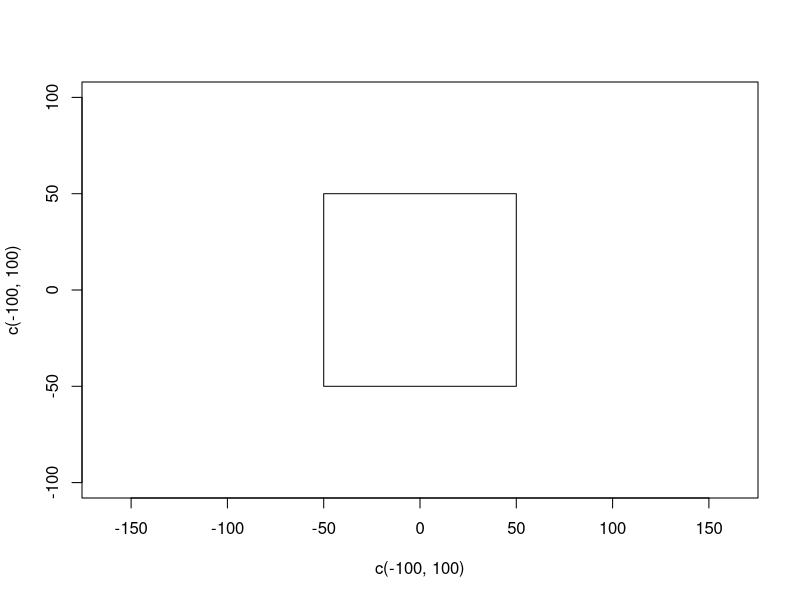
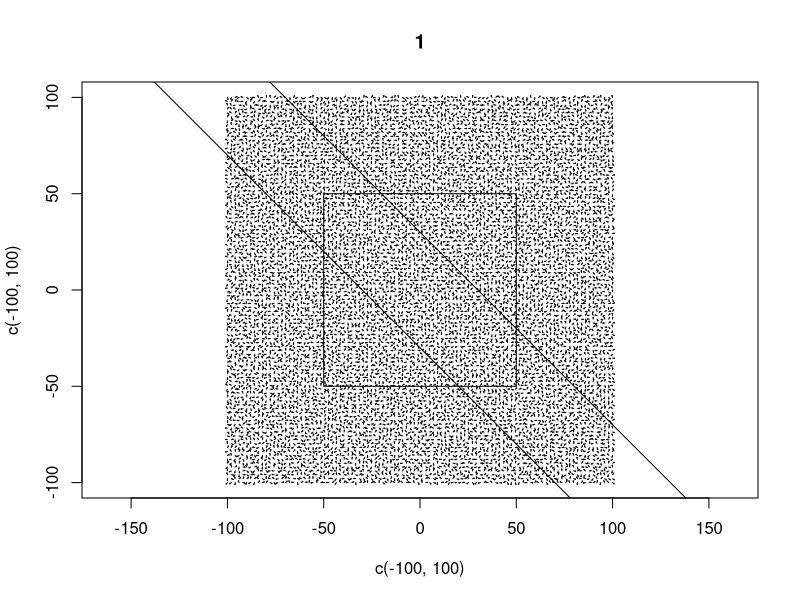
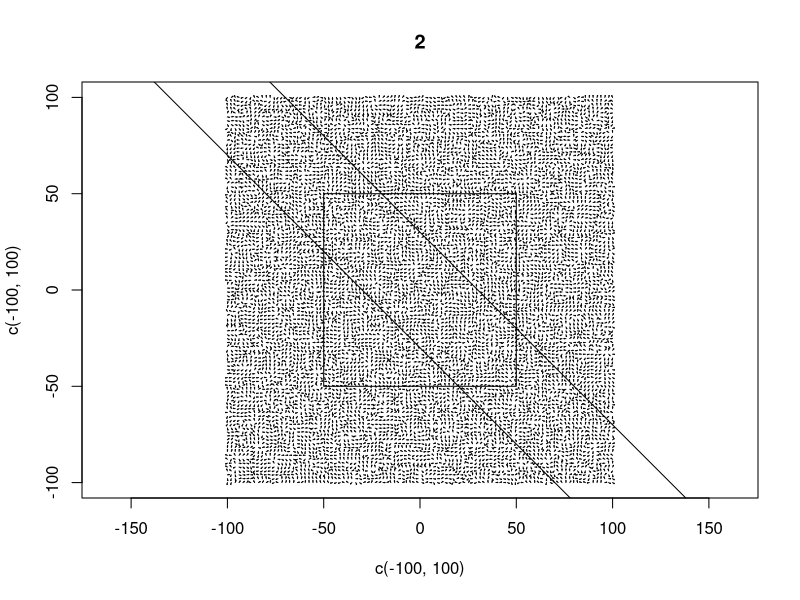
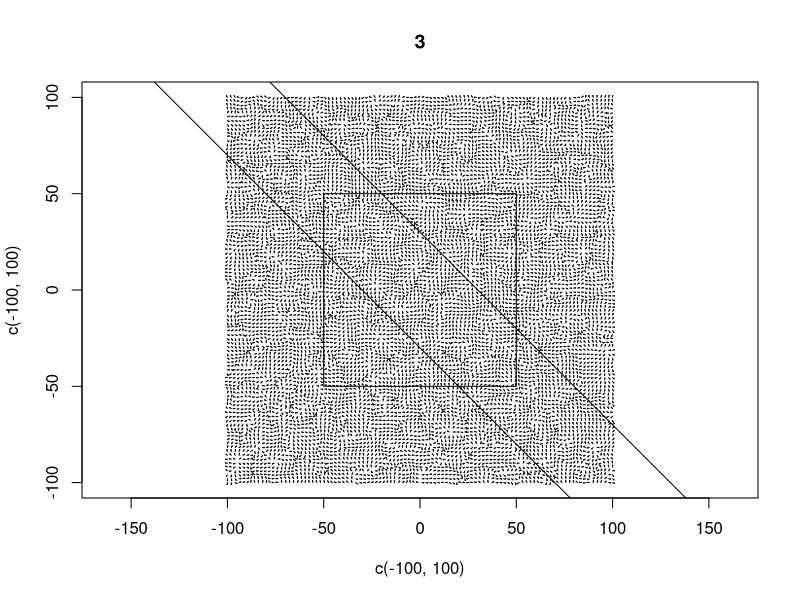
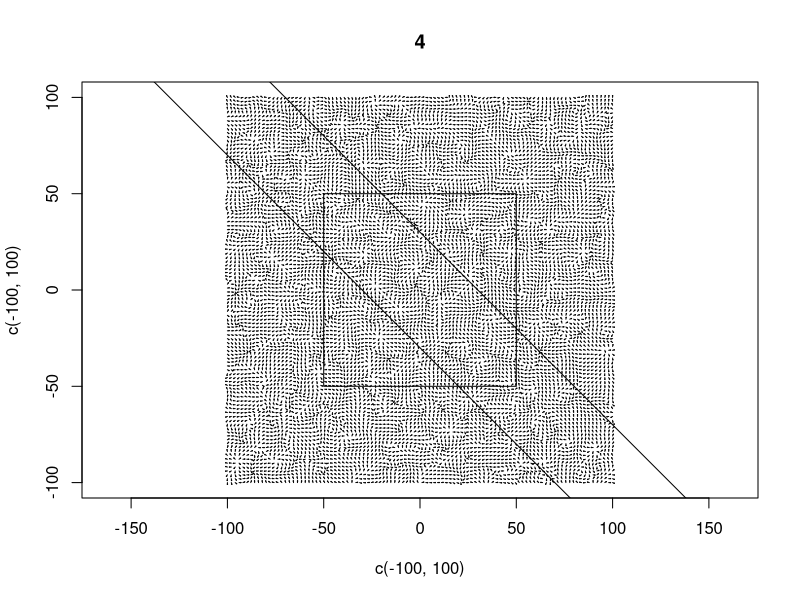
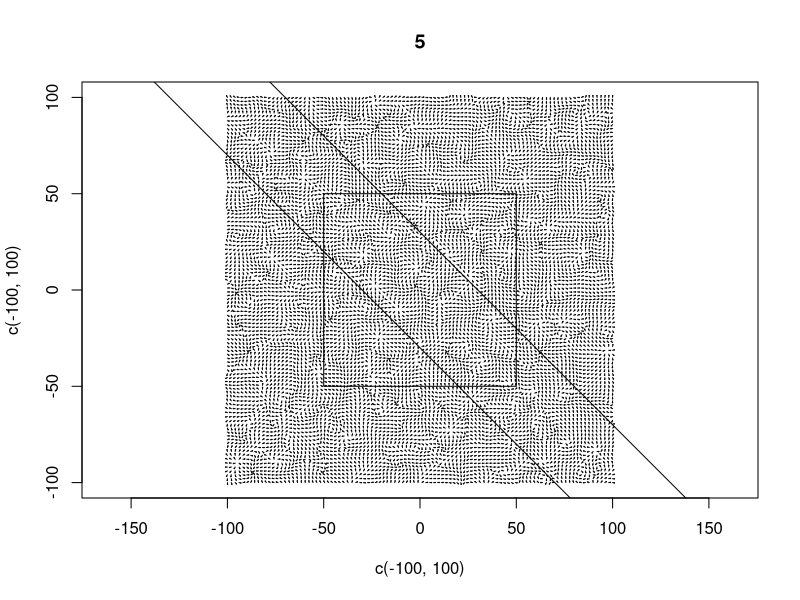
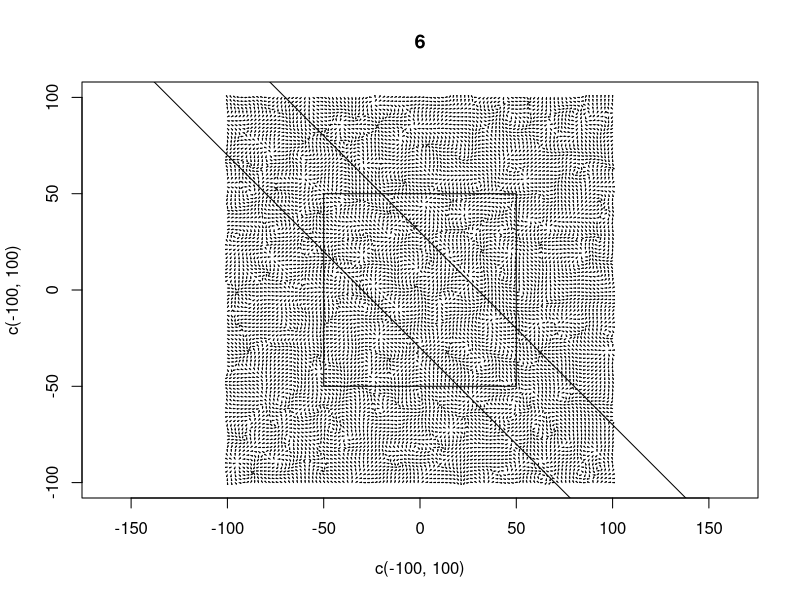
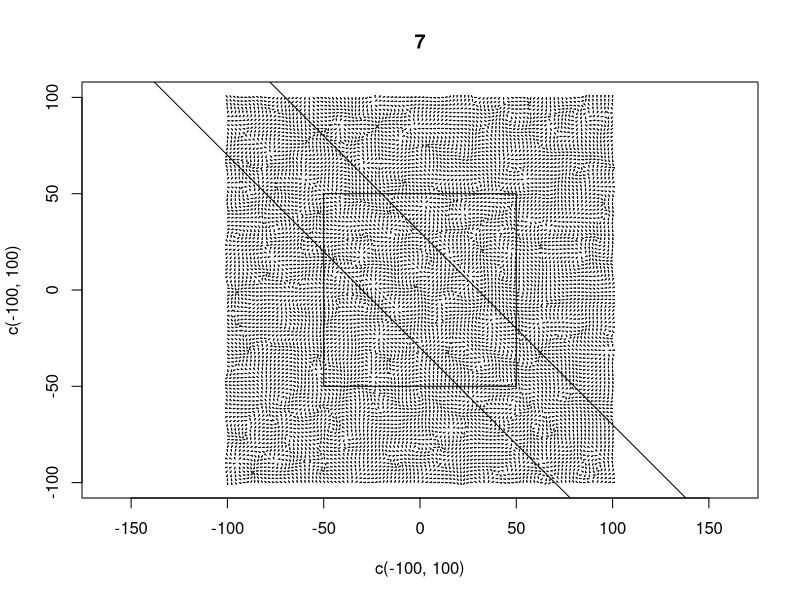

R code for these plots, in order:


showField <- function(field, xleft, ybottom, xright, ytop, add = TRUE){
    if(!add){
        plot(c(xleft,xright), c(ybottom,ytop), col='white')
    }

    x0 <- seq(from = xleft, to = xright, length.out = ncol(field[[1]]))
    x0 <- rep(x0, each = nrow(field[[1]]))
    y0 <- seq(from = ybottom, to = ytop, length.out = nrow(field[[1]]))
    y0 <- rep(y0, times = ncol(field[[1]]))
    
    x1 <- x0 + field[[1]]
    y1 <- y0 + field[[2]]
    
    arrows(x0,y0,x1,y1, length=.005)
}

convolve <- function(grid){
    grid <- grid + 
        cbind(grid[,-1],0) + # left
        cbind(0, grid[,-ncol(grid)]) + # right
        rbind(grid[-1,], 0) + # up
        rbind(0, grid[-nrow(grid),]) + # down
        cbind(0, rbind(grid[-1,], 0)[,-ncol(grid)]) + # up-right
        cbind(0, rbind(0, grid[-nrow(grid),])[,-ncol(grid)]) + # down-right
        cbind(rbind(0, grid[-nrow(grid),])[,-1], 0) + # down-left
        cbind(rbind(grid[-1,], 0)[,-1], 0) # up-left
        
    # denominator
    denom <- matrix(9, nrow = nrow(grid), ncol = ncol(grid))
    denom[,1] <- denom[,ncol(grid)] <- 6
    denom[1,] <- denom[nrow(grid),] <- 6
    denom[1,1] <- denom[1,ncol(grid)] <- denom[nrow(grid),1] <-
        denom[nrow(grid), ncol(grid)] <- 4
    
    return(grid/denom)
}

updateField <- function(field){
    field$x <- convolve(field$x)
    field$y <- convolve(field$y)
    return(field)
}

normField <- function(field){
    N <- sqrt(field$x^2 + field$y^2)
    field$x <- field$x / N
    field$y <- field$y / N
    return(field)
}


getpath <- function(field, start, xleft, ybottom, xright, ytop, 
                    num_steps = 100, step_length = 1){
    x0 <- seq(from = xleft, to = xright, length.out = ncol(field[[1]]))
    #x0 <- rep(x0, each = nrow(field[[1]]))
    y0 <- seq(from = ybottom, to = ytop, length.out = nrow(field[[1]]))
    #y0 <- rep(y0, times = ncol(field[[1]]))
    
    loc <- path <- start

    for(n in 1:num_steps){
        # inside the grid
        if(loc[1] > xleft & loc[1] < xright &
           loc[2] > ybottom & loc[2] < ytop){
            col.ind <- which.max(loc[1] < x0)
            col.ind <- c(col.ind-1, col.ind)
            row.ind <- which.max(loc[2] < y0)
            row.ind <- c(row.ind-1, row.ind)
            
            r.x <- loc[1] - x0[col.ind[1]]
            r.y <- loc[2] - y0[row.ind[1]]
            
            w <- 1/matrix(c(
                r.x^2 + r.y^2,
                r.x^2 + (1-r.y)^2,
                (1-r.x)^2 + r.y^2,
                (1-r.x)^2 + (1-r.y)^2
            ),2)
            w <- w/sum(w)
            
            vec <- c(sum(field$x[row.ind,col.ind]*w), sum(field$y[row.ind,col.ind]*w))
            
            loc <- loc + step_length*vec
            path <- rbind(path, loc)
            if(vec[1]^2+vec[2]^2 < 1e-6) return(path)
        }else{
            break
        }
    }
    return(path)
}




plot(c(-100,100), c(-100,100), col='white', asp=1)
rect(-50,-50,50,50)



# random
angles <- matrix(runif(100*100, max=2*pi), nrow=100)
field1 <- list(x = cos(angles), y = sin(angles))
field2 <- normField(updateField(field1))
field3 <- normField(updateField(field2))
field4 <- normField(updateField(field3))
field5 <- normField(updateField(field4))
field6 <- normField(updateField(field5))
field7 <- normField(updateField(field6))
field8 <- normField(updateField(field7))
field9 <- normField(updateField(field8))
field10 <- updateField(field9)

for(i in 1:10){
    plot(c(-100,100), c(-100,100), col='white', asp=1, main = i)
    rect(-50,-50,50,50)
    abline(30,-1)
    abline(-30,-1)
    if(i==1) showField(field1,-100,-100,100,100) 
    if(i==2) showField(field2,-100,-100,100,100) 
    if(i==3) showField(field3,-100,-100,100,100) 
    if(i==4) showField(field4,-100,-100,100,100) 
    if(i==5) showField(field5,-100,-100,100,100) 
    if(i==6) showField(field6,-100,-100,100,100) 
    if(i==7) showField(field7,-100,-100,100,100) 
    if(i==8) showField(field8,-100,-100,100,100) 
    if(i==9) showField(field9,-100,-100,100,100) 
    if(i==10) showField(field10,-100,-100,100,100) 
}


plot(c(-100,100), c(-100,100), col='white', asp=1)
rect(-50,-50,50,50)
showField(field9,-100,-100,100,100)
path <- getpath(field9, c(0,0), -100,-100,100,100,
                num_steps = 1000, step_length = .1)
lines(path, col=2)


for(i in 1:500){
    path <- getpath(field9, runif(2,min=-50,max=50), -100,-100,100,100,
                    num_steps = 1000, step_length = .1)
    lines(path, col=i)
}



# diagonals
field <- list(x = matrix(0, 100,100), y = matrix(0, 100,100))
xs <- rep(1:100, each=100)
ys <- rep(1:100, times=100)
field$x[xs+ys <= 100] <- .1
field$x[xs+ys > 100] <- -.1
field$y[xs+ys <= 100] <- .1
field$y[xs+ys > 100] <- -.1

ind1 <- which(xs+ys==90 & xs > 25 & xs < 75 & ys > 25 & ys < 75)
ind2 <- which(xs+ys==110 & xs > 25 & xs < 75 & ys > 25 & ys < 75)
for(i in 1:30){
    field$x[ind1] <- -cos(pi/4)
    field$x[ind2] <- cos(pi/4)
    field$y[ind1] <- sin(pi/4)
    field$y[ind2] <- -sin(pi/4)
    field <- updateField(field)
}

plot(c(-100,100), c(-100,100), col='white', asp=1)
rect(-50,-50,50,50)
showField(field,-100,-100,100,100)
abline(30,-1)
abline(-30,-1)

for(i in 1:500){
    path <- getpath(field, runif(2,min=-50,max=50), -100,-100,100,100,
                    num_steps = 1000, step_length = .1)
    lines(path, col=i)
}


